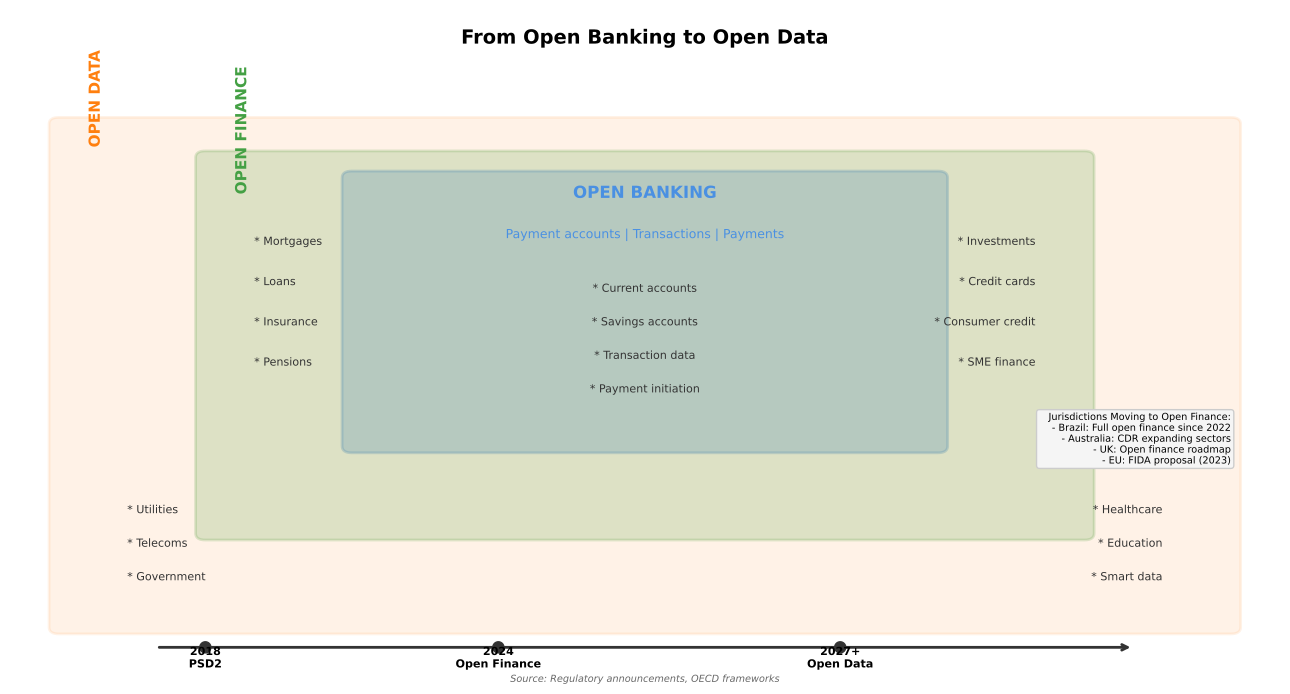

Write Python code to recreate this figure.
"""
Open Finance Scope Evolution
Shows evolution from open banking to open finance to open data

Output: open_finance_scope.pdf
Module: module_01_fintech
Lesson: 5 - Open Banking
"""

from pathlib import Path
import matplotlib.pyplot as plt
import matplotlib.patches as mpatches
import numpy as np

CHART_METADATA = {
    'title': 'Open Finance Scope Evolution',
    'module': 'module_01_fintech',
    'lesson': 5,
    'url': 'https://github.com/Digital-AI-Finance/digital-finance/tree/main/module_01_fintech/figures/open_finance_scope'
}

plt.rcParams.update({
    'font.size': 10,
    'axes.labelsize': 10,
})

def create_chart():
    """Create open finance scope evolution chart"""
    fig, ax = plt.subplots(figsize=(13, 7))
    ax.set_xlim(0, 13)
    ax.set_ylim(0, 10)
    ax.axis('off')

    # Title
    ax.text(6.5, 9.5, 'From Open Banking to Open Data',
           fontsize=14, fontweight='bold', ha='center')

    # Three concentric stages
    # Open Banking (innermost)
    ob_rect = mpatches.FancyBboxPatch((3.5, 3.5), 6, 4, boxstyle='round,pad=0.1',
                                       facecolor='#4A90E2', alpha=0.3, edgecolor='#4A90E2', lw=2)
    ax.add_patch(ob_rect)

    # Open Finance (middle)
    of_rect = mpatches.FancyBboxPatch((2, 2.2), 9, 5.6, boxstyle='round,pad=0.1',
                                       facecolor='#44A044', alpha=0.2, edgecolor='#44A044', lw=2)
    ax.add_patch(of_rect)

    # Open Data (outermost)
    od_rect = mpatches.FancyBboxPatch((0.5, 0.8), 12, 7.5, boxstyle='round,pad=0.1',
                                       facecolor='#FF7F0E', alpha=0.1, edgecolor='#FF7F0E', lw=2)
    ax.add_patch(od_rect)

    # Labels for each layer
    ax.text(6.5, 7.2, 'OPEN BANKING', fontsize=12, fontweight='bold',
           ha='center', color='#4A90E2')
    ax.text(6.5, 6.6, 'Payment accounts | Transactions | Payments',
           fontsize=9, ha='center', color='#4A90E2')

    ax.text(2.3, 7.3, 'OPEN FINANCE', fontsize=11, fontweight='bold',
           ha='left', color='#44A044', rotation=90)

    ax.text(0.8, 8, 'OPEN DATA', fontsize=11, fontweight='bold',
           ha='left', color='#FF7F0E', rotation=90)

    # Contents within each layer
    # Open Banking core
    ob_items = ['Current accounts', 'Savings accounts', 'Transaction data', 'Payment initiation']
    for i, item in enumerate(ob_items):
        ax.text(6.5, 5.8 - i*0.5, f'* {item}', fontsize=8, ha='center', color='#333333')

    # Open Finance additions (sides)
    of_left = ['Mortgages', 'Loans', 'Insurance', 'Pensions']
    of_right = ['Investments', 'Credit cards', 'Consumer credit', 'SME finance']

    for i, item in enumerate(of_left):
        ax.text(2.5, 6.5 - i*0.6, f'* {item}', fontsize=8, ha='left', color='#333333')

    for i, item in enumerate(of_right):
        ax.text(10.5, 6.5 - i*0.6, f'* {item}', fontsize=8, ha='right', color='#333333')

    # Open Data additions (corners)
    od_items = [
        (1.2, 2.5, 'Utilities'),
        (1.2, 2, 'Telecoms'),
        (1.2, 1.5, 'Government'),
        (11.8, 2.5, 'Healthcare'),
        (11.8, 2, 'Education'),
        (11.8, 1.5, 'Smart data'),
    ]

    for x, y, item in od_items:
        ax.text(x, y, f'* {item}', fontsize=8, ha='left' if x < 6 else 'right', color='#333333')

    # Timeline at bottom
    ax.annotate('', xy=(11.5, 0.5), xytext=(1.5, 0.5),
               arrowprops=dict(arrowstyle='->', color='#333333', lw=2))

    timeline = [
        (2, 0.2, '2018', 'PSD2'),
        (5, 0.2, '2024', 'Open Finance'),
        (8.5, 0.2, '2027+', 'Open Data'),
    ]

    for x, y, year, label in timeline:
        ax.plot(x, 0.5, 'o', color='#333333', markersize=8)
        ax.text(x, y, f'{year}\n{label}', fontsize=8, ha='center', fontweight='bold')

    # Jurisdictions pursuing open finance
    jurisdictions = """Jurisdictions Moving to Open Finance:
    - Brazil: Full open finance since 2022
    - Australia: CDR expanding sectors
    - UK: Open finance roadmap
    - EU: FIDA proposal (2023)"""

    ax.text(12.5, 4, jurisdictions, fontsize=7, ha='right', va='top',
           bbox=dict(boxstyle='round', facecolor='#F5F5F5', edgecolor='#CCCCCC'))

    # Source
    fig.text(0.5, 0.02, 'Source: Regulatory announcements, OECD frameworks',
            fontsize=7, ha='center', style='italic', color='#666666')

    plt.tight_layout()

    output_path = Path(__file__).parent / 'open_finance_scope.pdf'
    plt.savefig(output_path, format='pdf', dpi=300, bbox_inches='tight')
    plt.close()
    print(f"Chart saved to: {output_path}")
    return output_path

if __name__ == '__main__':
    create_chart()
